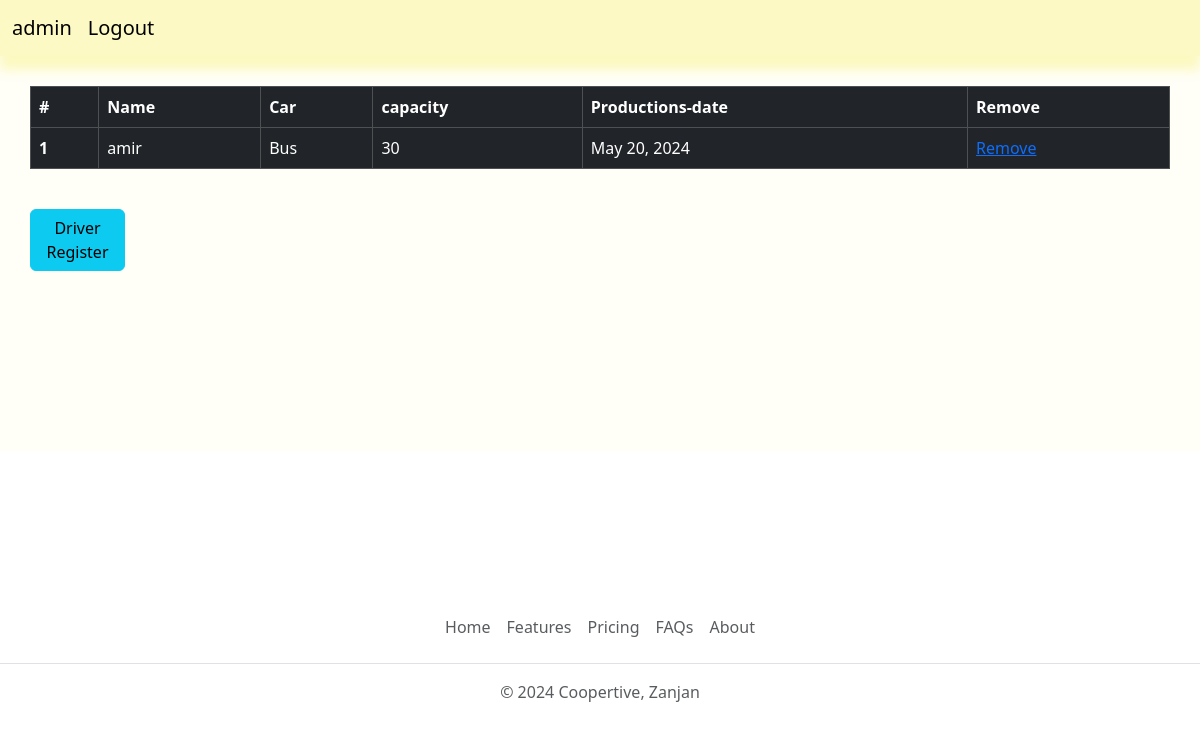
Screenshot of /accounts/driver/detail/ (signed in) with the database file from the repository.
### accounts/models.py (models this page shows, shortened)
class DriverCar(models.Model):
    driver = models.ForeignKey(Driver, on_delete=models.CASCADE)
    car = models.ForeignKey(Car, on_delete=models.CASCADE)
    production_date = models.DateField()

class Driver(models.Model):
    user = models.ForeignKey(User, on_delete=models.CASCADE, related_name='driver')
    city = models.ForeignKey('accounts.City', on_delete=models.CASCADE)
    created = models.DateTimeField(auto_now_add=True)
    def __str__(self):
        return self.user.username

class User(AbstractUser):
    email = models.EmailField(max_length=250, unique=True)
    choice = (('1', 'user'),('2', 'driver'),('3', 'admin'))
    user_type = models.CharField(max_length=10, choices=choice)
    objects = UserManager()
    USERNAME_FIELD = 'email'
    REQUIRED_FIELDS = ['user_type', 'username']

class Car(models.Model):
    name = models.CharField(max_length=50)
    capacity = models.IntegerField()
    def __str__(self):
       return f'{self.name}'

### accounts/views.py (the view)
# urls.py: path('driver/detail/', views.DriverDetailView.as_view(), name='driver_detail'),
class DriverDetailView(IsAdmin, View):
    def get(self, request):
            drivers = DriverCar.objects.all()
            return render(request, 'accounts/driver/driver_list.html', {'drivers':drivers})

### utils.py (called while the page is built)
    def test_func(self):
        return self.request.user.is_authenticated and self.request.user.is_superuser

### accounts/templates/accounts/driver/driver_list.html
{% extends 'base.html' %}
{% block content %}
<table class="table table-bordered table-dark">
    <thead>
      <tr>
        <th>#</th>
        <th scope="col">Name</th>
        <th scope="col">Car</th>
        <th scope="col">capacity</th>
        <th scope="col">Productions-date</th>
        <th scope="col">Remove</th>
      </tr>
    </thead>
    <tbody>
        {% for driver in drivers %}
      <tr>
        <th scope="row">{{ forloop.counter }}</th>
        <td>{{ driver.driver }}</td>
        <td>{{ driver.car }}</td>
        <td>{{ driver.car.capacity }}</td>
        <td>{{ driver.production_date }}</td>
        <td><a href="{% url 'accounts:driver_delete' %}?driver_id={{ driver.id }}">Remove</a></td>
      </tr>
      {% endfor %}
    </tbody>
</table>
    <br>
  <a href="{% url 'accounts:driver_panel' %}" class="btn btn-info col-md-1">Driver Register</a>
{% endblock %}

### rows the page displays
DriverCar: driver "amir", car "Bus", car.capacity "30", production_date "May 20, 2024"
